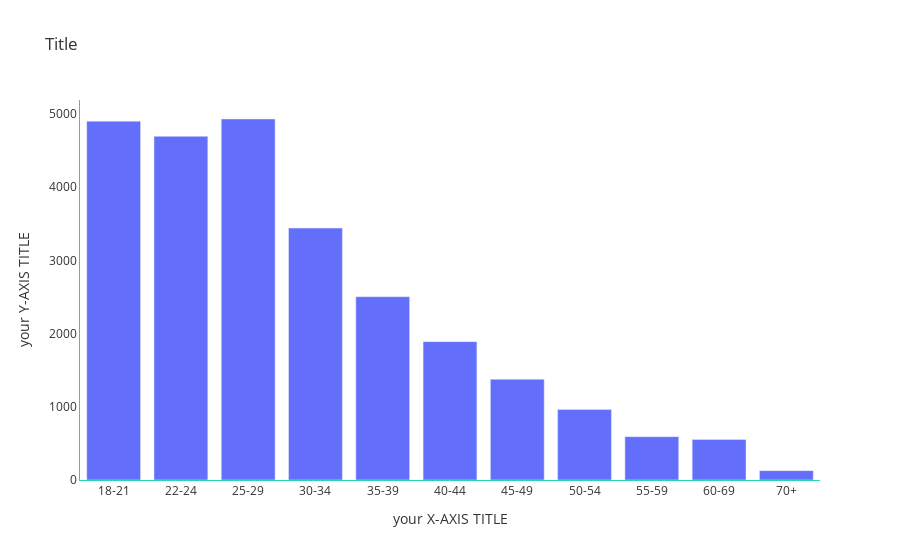

Notebook code for this chart:
### Code cell
#기본 그래프
fig = go.Figure()
fig.add_trace(go.Bar(name = "Age", x = q1_df.index, y = q1_df.values))
print(fig.show('json'))

#styling update
CATEGORY_ORDER = ["18-21", "22-24", "25-29", "30-34", "35-39", "40-44", "45-49", "50-54", "55-59", "60-69", "70+"]
fig.update_layout(plot_bgcolor = 'white', font = dict(color = "#333333"),
                                          title = dict(text = "Title"),
                                          xaxis = dict(title = "your X-AXIS TITLE", linecolor = "#21DBAA", categoryorder = "array", categoryarray = CATEGORY_ORDER), 
                                          yaxis = dict(title = "your Y-AXIS TITLE", linecolor = "#DB9021")
                 )
print(fig.show('json'))
fig.show()

### Figure 1 — Plotly figure (JSON) as saved in the notebook; plotly's stock layout.template omitted (floating-point values rounded to 4 significant figures)
{"data": [{"name": "Age", "type": "bar", "x": ["25-29", "18-21", "22-24", "30-34", "35-39", "40-44", "45-49", "50-54", "55-59", "60-69", "70+"], "y": [4931, 4901, 4694, 3441, 2504, 1890, 1375, 964, 592, 553, 128]}], "layout": {"autosize": true, "font": {"color": "#333333"}, "plot_bgcolor": "white", "title": {"text": "Title"}, "xaxis": {"autorange": true, "categoryarray": ["18-21", "22-24", "25-29", "30-34", "35-39", "40-44", "45-49", "50-54", "55-59", "60-69", "70+"], "categoryorder": "array", "linecolor": "#21DBAA", "range": [-0.5, 10.5], "title": {"text": "your X-AXIS TITLE"}, "type": "category"}, "yaxis": {"autorange": true, "linecolor": "#DB9021", "range": [0, 5191.0], "title": {"text": "your Y-AXIS TITLE"}, "type": "linear"}}}
